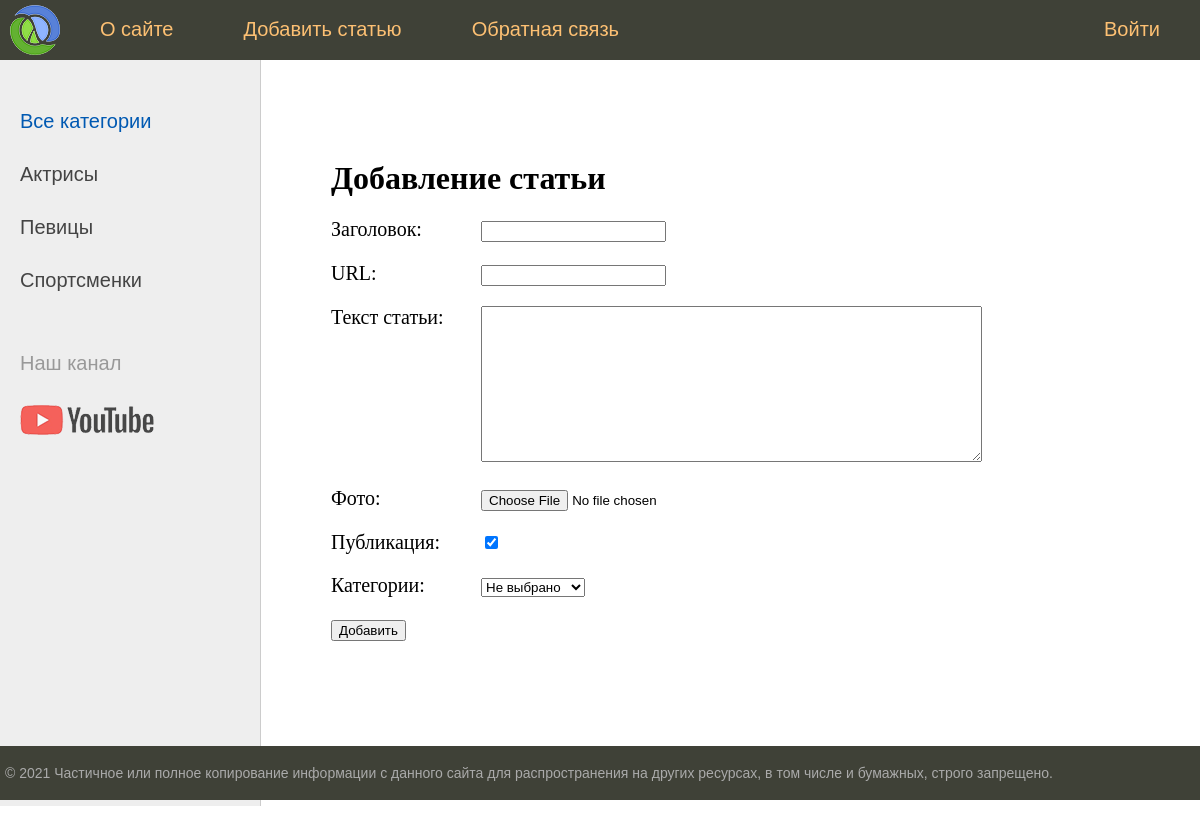
Screenshot of /addpage/ (signed in) with the database file from the repository.
### women/models.py (models this page shows)
class Category(models.Model):
    name = models.CharField(max_length=100, db_index=True, verbose_name="Категория")
    slug = models.SlugField(max_length=255, unique=True, db_index=True, verbose_name='URL')
    def __str__(self):
        return self.name
    def get_absolute_url(self):
        return reverse('category', kwargs={'cat_slug': self.slug})
    class Meta:
        verbose_name = 'Категория'
        verbose_name_plural = 'Категории'
        ordering = ['id']

### women/views.py (the view)
# urls.py: path('addpage/', AddPage.as_view(), name='add_page'),
class AddPage(LoginRequiredMixin, DataMixin, CreateView):
    form_class = AddPostForm
    template_name = 'women/addpage.html'
    success_url = reverse_lazy('home')
    login_url = reverse_lazy('login')
    raise_exception = True
    def get_context_data(self, *, object_list=None, **kwargs):
        context = super().get_context_data(**kwargs)
        c_def = self.get_user_context(title="Добавление статьи")
        return {**context, **c_def}

### women/forms.py (shortened to what this page needs)
class AddPostForm(forms.ModelForm):
    def __init__(self, *args, **kwargs):
        super().__init__(*args, **kwargs)
        self.fields['cat'].empty_label = 'Не выбрано'
    class Meta:
        model = Women
        fields = ['title', 'slug', 'content', 'photo', 'is_published', 'cat']
        widgets = {
            'title': forms.TextInput(attrs={'class': 'form_input'}),
            'content': forms.Textarea(attrs={'cols': 60, 'rows': 10}),
        }

### women/utils.py (called while the page is built)
    def get_user_context(self, **kwargs):
        context = kwargs
        cats = Category.objects.annotate(Count('women'))
        user_menu = menu.copy()
        if not self.request.user.is_authenticated:
            user_menu.pop(1)
        context['menu'] = user_menu
        context['cats'] = cats
        if 'cat_selected' not in context:
            context['cat_selected'] = 0
        return context

### women/templates/women/addpage.html (shortened to what this page needs)
{% extends 'women/base.html' %}
{% block content %}
<h1> {{ title }} </h1>
<form action="{% url 'add_page' %}" method="post", enctype="multipart/form-data">
    {% for f in form %}
    <p><label class="form-label" for="{{ f.id_for_label }}"> {{ f.label }}: </label>{{ f }}</p>
    {% endfor %}
    <button type="submit">Добавить</button>
</form>
{% endblock %}

### women/templates/women/base.html (shortened to what this page needs)
{% load static %}
{% load women_tags %}
<!DOCTYPE html>
<html>
<head>
	<link type="text/css" href="{% static 'women/css/styles.css' %}" rel="stylesheet" />
</head>
<body>
<table class="table-page" border=0 cellpadding="0" cellspacing="0">
<tr><td valign=top>
{% block mainmenu %}
		<div class="header">
			<ul id="mainmenu" class="mainmenu">
			<li class="logo"><a href="{% url 'home' %}"><div class="logo"></div></a></li>
{% for m in menu %}
	{% if not forloop.last %}
			<li><a href="{% url m.url_name %}">{{m.title}}</a></li>
	{% else %}
			<li class="last"><a href="{% url m.url_name %}">{{m.title}}</a></li>
	{% endif %}
{% endfor %}
			</ul>
		</div>
{% endblock mainmenu %}
<table class="table-content" border=0 cellpadding="0" cellspacing="0">
<tr>
	<td valign="top" class="left-chapters">
	<ul id="leftchapters">
{% if cat_selected == 0 %}
		<li class="selected">Все категории</li>
{% else %}
		<li><a href="{% url 'home' %}">Все категории</a></li>
{% endif %}
{% for c in cats %}
{% if c.women__count > 0 %}
	{% if c.pk == cat_selected %}
		<li class="selected">{{c.name}}</li>
	{% else %}
		<li><a href="{{ c.get_absolute_url }}"> {{ c.name }}</a></li>
	{% endif %}
{% endif %}
{% endfor %}
		<li class="share">
		<p>Наш канал</p>
		<a class="share-yt" href="https://www.youtube.com/channel/UClJzWfGWuGJL2t-3dYKcHTA/playlists" target="_blank" rel="nofollow"></a>
		</li>
	</ul>
</td>
<td valign="top" class="content">
	<div class="content-text">
{% block content %}
{% endblock %}
	</div>
</td></tr></table>
</td></tr>
<tr><td valign=top>
	<div id="footer">
		<p>&copy; 2021 Частичное или полное копирование информации с данного сайта для распространения на других ресурсах, в том числе и бумажных, строго запрещено.</p>
	</div>
</td></tr></table>
</body>
</html>

### women/static/women/css/styles.css (style rules this page uses)
html, body { font-family: 'Arial'; margin: 0; padding: 0; height: 100%; width: 100%; color: #444; }
a { color: #0059b2; text-decoration: none; }
.table-page { width: 100%; height: 100%; vertical-align: top; }
.table-page tr { height: 100%; }
.header { background: #3F4137; height: 60px; }
.logo { background: url('../images/logo.png') no-repeat 10px 5px; width: 70px; height: 60px; }
ul.mainmenu { list-style: none; margin: 0; padding: 0; height: 60px; color: #fdc073; font-size: 20px; overflow: hidden; }
ul.mainmenu li { float: left; margin: 18px 40px 0 30px; }
ul.mainmenu li.logo { margin: 0; }
ul.mainmenu li.last { float: right; }
ul.mainmenu li a { color: #fdc073; text-decoration: none; }
.table-content { width: 100%; min-height: 100%; height: 100%; }
.left-chapters { margin: 0; background: #eee; border-right: 1px solid #ccc; min-height: 100%; }
.left-chapters ul { width: 230px; min-height: 100%; margin: 0; padding: 20px 10px 10px 20px; list-style: none; font-size: 20px; }
.left-chapters ul li { margin: 30px 0 0 0; color: #999; }
.left-chapters ul li.selected { color: #0059b2; }
.left-chapters ul li a { color: #444; text-decoration: none; }
.left-chapters ul li.share { margin: 60px 0 0 0; }
.left-chapters ul li.share p { margin: 30px 0 30px 0; }
.left-chapters ul li.share a { display: inline-block; width: 40px; height: 40px; margin: 0 20px 0 0; }
.left-chapters ul li.share a.share-yt { width: 100%; height: 30px; background: url('../images/share_yt.png') no-repeat 0 0 }
.content { padding: 40px 20px 20px 40px; width: 100%; box-sizing: border-box; }
.content-text { margin: 60px 0 0 30px; color: #000; font-size: 20px; font-family: Yandex Sans Display Light; }
.content-text h1 { font-size: 32px; }
#footer { box-sizing: border-box; background: #3F4137; padding: 5px; color: #aaa; font-size: 14px; font-family: Verdana, Geneva, Arial, Helvetica; text-align: left; overflow: hidden; }
.form-label { display: inline-block; min-width: 150px; vertical-align: top; }

### rows the page displays
Category: name "Актрисы"
Category: name "Певицы"
Category: name "Спортсменки"

### other values shown
{{ m.title }} "О сайте" "Добавить статью" "Обратная связь"
{{ m.title }} "Войти"
{{ title }} "Добавление статьи"
{{ f.label }} "Заголовок" "URL" "Текст статьи" "Фото" "Публикация" "Категории"
